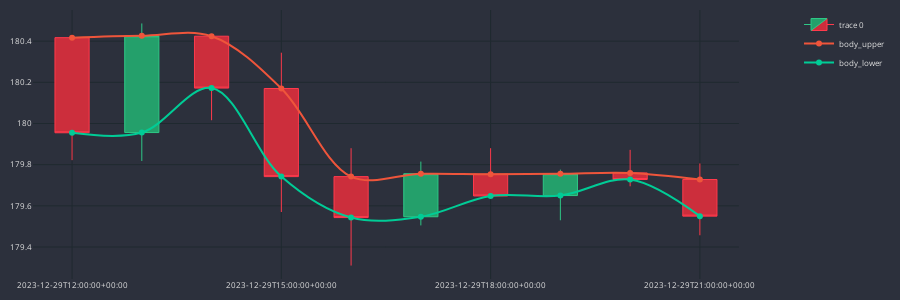

The notebook cell this image was saved under:
### Code cell
dfp = df_an.iloc[-10:]
cp = CandlePlot(dfp)
cp.show_plot(line_traces=['body_upper','body_lower'], height=300)

### Figure 1 — Plotly figure (JSON) as saved in the notebook; plotly's stock layout.template omitted (floating-point values rounded to 4 significant figures)
{"data": [{"close": [180.0, 180.4, 180.2, 179.7, 179.5, 179.8, 179.6, 179.8, 179.7, 179.6], "decreasing": {"fillcolor": "#CC2E3C", "line": {"color": "#FF3A4C"}}, "high": [180.4, 180.5, 180.4, 180.3, 179.9, 179.8, 179.9, 179.8, 179.9, 179.8], "increasing": {"fillcolor": "#24A06B", "line": {"color": "#2EC886"}}, "line": {"width": 1}, "low": [179.8, 179.8, 180.0, 179.6, 179.3, 179.5, 179.6, 179.5, 179.7, 179.5], "opacity": 1, "open": [180.4, 180.0, 180.4, 180.2, 179.7, 179.5, 179.8, 179.7, 179.8, 179.7], "type": "candlestick", "x": ["2023-12-29T12:00:00+00:00", "2023-12-29T13:00:00+00:00", "2023-12-29T14:00:00+00:00", "2023-12-29T15:00:00+00:00", "2023-12-29T16:00:00+00:00", "2023-12-29T17:00:00+00:00", "2023-12-29T18:00:00+00:00", "2023-12-29T19:00:00+00:00", "2023-12-29T20:00:00+00:00", "2023-12-29T21:00:00+00:00"]}, {"line": {"shape": "spline", "width": 2}, "name": "body_upper", "type": "scatter", "x": ["2023-12-29T12:00:00+00:00", "2023-12-29T13:00:00+00:00", "2023-12-29T14:00:00+00:00", "2023-12-29T15:00:00+00:00", "2023-12-29T16:00:00+00:00", "2023-12-29T17:00:00+00:00", "2023-12-29T18:00:00+00:00", "2023-12-29T19:00:00+00:00", "2023-12-29T20:00:00+00:00", "2023-12-29T21:00:00+00:00"], "xaxis": "x", "y": [180.4, 180.4, 180.4, 180.2, 179.7, 179.8, 179.8, 179.8, 179.8, 179.7], "yaxis": "y"}, {"line": {"shape": "spline", "width": 2}, "name": "body_lower", "type": "scatter", "x": ["2023-12-29T12:00:00+00:00", "2023-12-29T13:00:00+00:00", "2023-12-29T14:00:00+00:00", "2023-12-29T15:00:00+00:00", "2023-12-29T16:00:00+00:00", "2023-12-29T17:00:00+00:00", "2023-12-29T18:00:00+00:00", "2023-12-29T19:00:00+00:00", "2023-12-29T20:00:00+00:00", "2023-12-29T21:00:00+00:00"], "xaxis": "x", "y": [180.0, 180.0, 180.2, 179.7, 179.5, 179.5, 179.6, 179.7, 179.7, 179.6], "yaxis": "y"}], "layout": {"font": {"color": "#e1e1e1", "size": 8}, "height": 300, "margin": {"b": 10, "l": 10, "r": 10, "t": 10}, "paper_bgcolor": "#2c303c", "plot_bgcolor": "#2c303c", "width": 900, "xaxis": {"anchor": "y", "domain": [0, 0.94], "gridcolor": "#1f292f", "nticks": 5, "rangeslider": {"visible": false}, "type": "category"}, "yaxis": {"anchor": "x", "domain": [0, 1], "gridcolor": "#1f292f"}, "yaxis2": {"anchor": "x", "gridcolor": "#1f292f", "overlaying": "y", "side": "right"}}}
